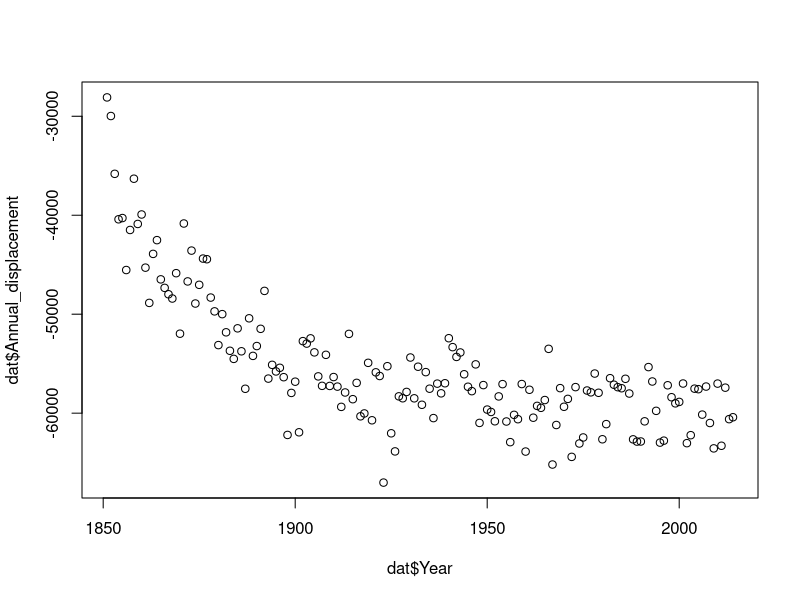
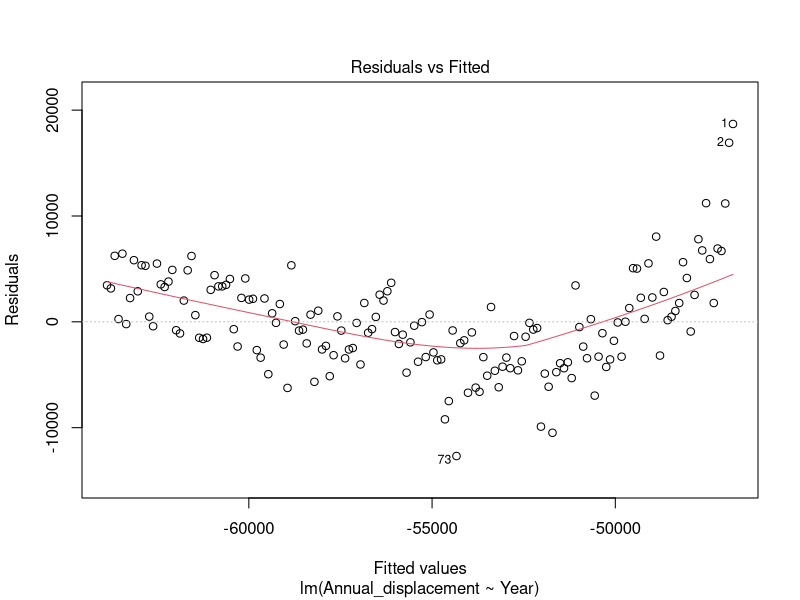
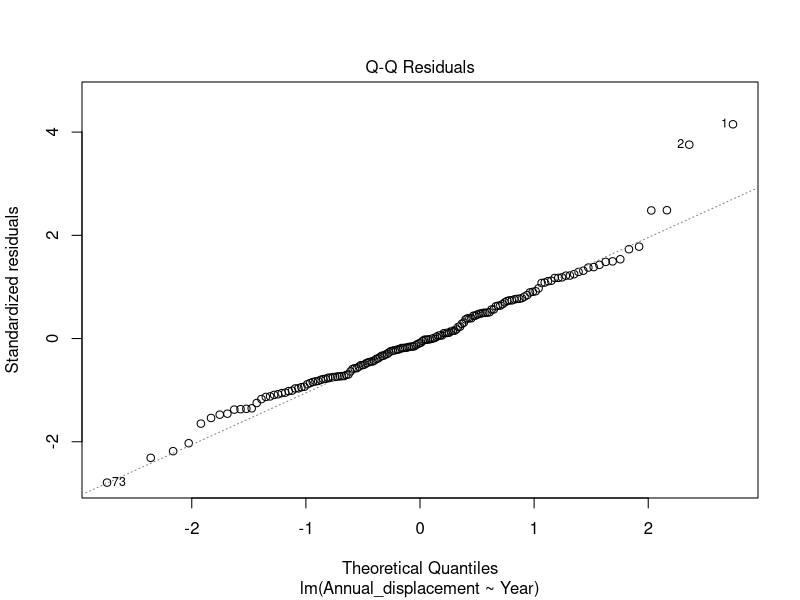
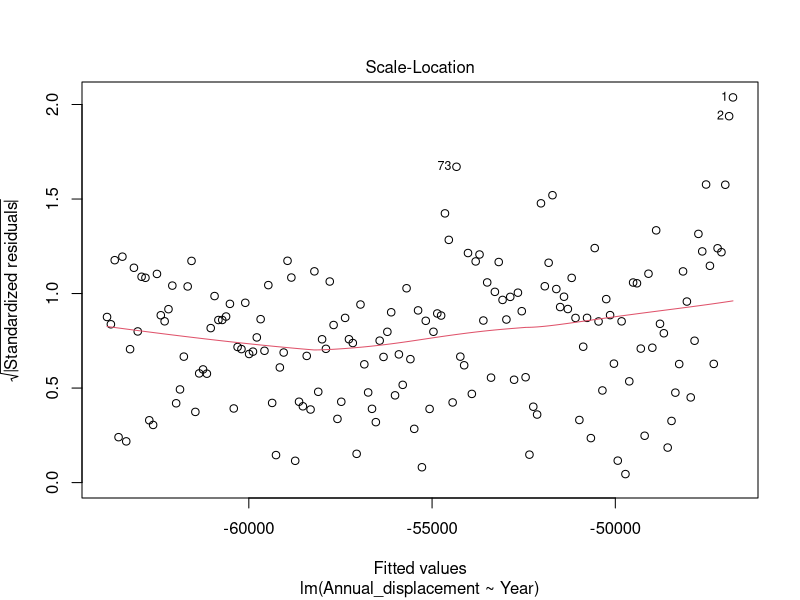
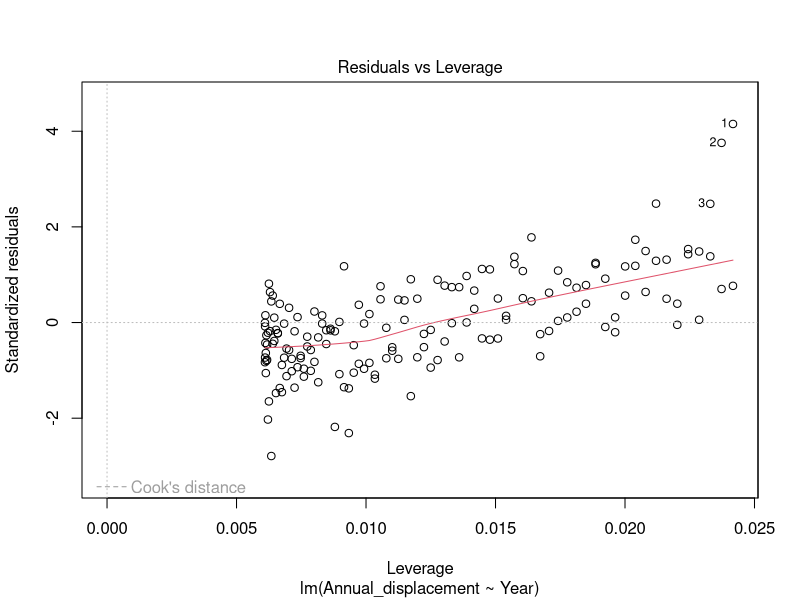
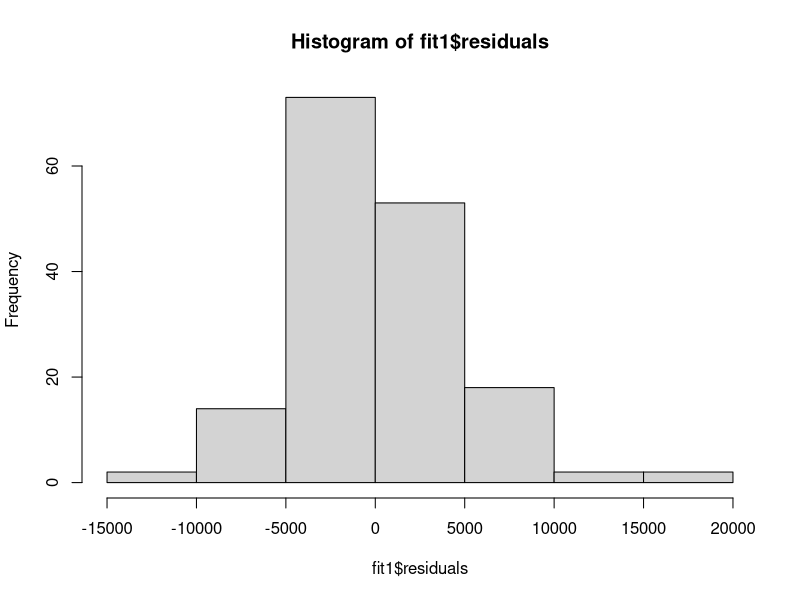
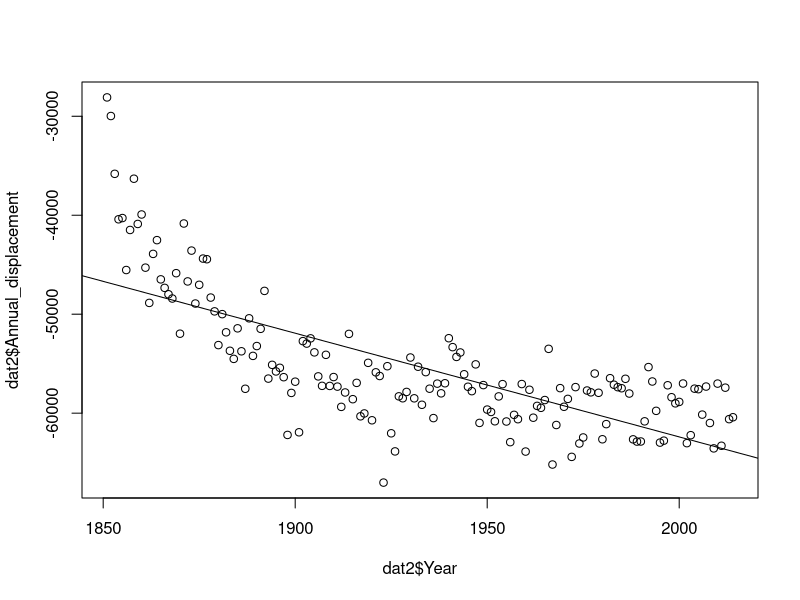
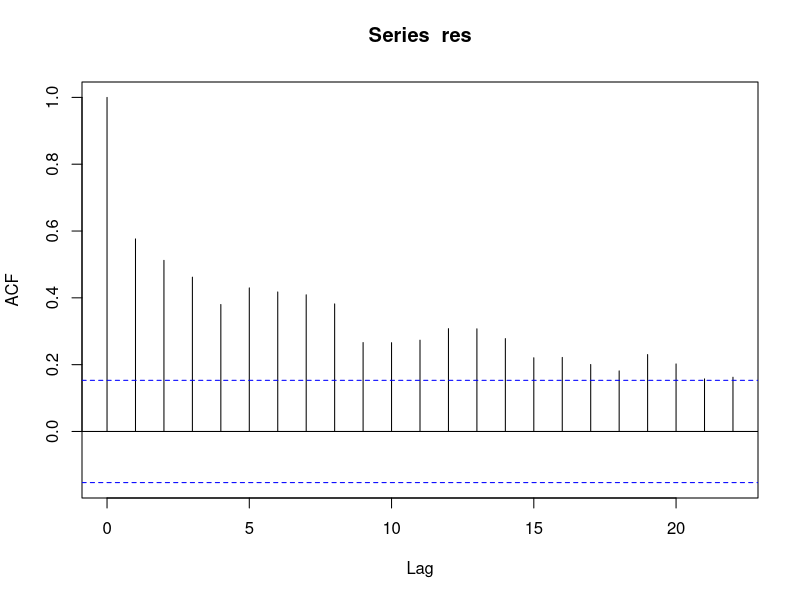

Here is the R script that generated these plots, in order:
# Analysis of modelled wind data

#install.packages(c("effects", "lubridate", "ggplot2", "splines", "dplyr"))

library(lubridate)
library(ggplot2)
library(effects)
library(splines)
library(dplyr)


mydata <- read.csv("Wind Data/135 degree/Sydney_Daily Modelled Wind Data Final 135 degree.csv", header = T)
#soi_data <- read.csv("SOI data long.csv", header = T)

head(mydata)

#mydata <- left_join(mydata, soi_data, by = c("Year", "Month"))

mydata$Date <- paste0(mydata$Year,"-",mydata$Month,"-",mydata$Day)
mydata$Date <- as.Date(mydata$Date)

str(mydata)

dat <- mydata %>% group_by(Year) %>% summarise(Annual_displacement = sum(displacement))
head(dat)

#write.csv(dat, "Iain Annual 135 degree Sydney.csv", row.names = F)

plot(dat$Year, dat$Annual_displacement)

dat2 <- subset(dat, Year >= 1849)
str(dat2)
fit1 <- lm(Annual_displacement ~ Year, data = dat2)
plot(fit1)

hist(fit1$residuals)

# try cooks distance
# #install.packages("olsrr")
# library(olsrr)
# 
# ols_plot_cooksd_bar(fit1)
# ols_plot_cooksd_chart(fit1)
# ols_plot_dfbetas(fit1)
# ols_plot_dffits(fit1)
# ols_plot_resid_stud(fit1) # lots of outliers
# ols_plot_resid_stand(fit1)
# ols_plot_resid_lev(fit1) # but none have particularly large leverage
# ols_plot_resid_stud_fit(fit1)
# ols_plot_hadi(fit1)
# ols_plot_resid_pot(fit1)
# 

summary(fit1) # -17.94 decline per year (p = 0.094)
# 164 * -17 = -2942
anova(fit1)
plot(dat2$Year, dat2$Annual_displacement)
abline(fit1)


res <- residuals(fit1)
acf(res, plot = T)
head(res, type = "pearson")

library(ggfortify)
acf_p <- autoplot(acf(res)) + #simulationOutput$fittedResiduals
  geom_hline(yintercept = 0) +
  ylab('Autocorrelation function')
acf_p

p1 <- ggplot(dat2, aes(x = Year, y = Annual_displacement)) + geom_point() + geom_smooth(method = "lm") +
  theme_classic() + ylab("Annual Displacement") + xlab("Year") +
  theme(axis.title.x = element_text(face="bold", colour="black", size = 18),
        axis.text.x  = element_text(colour="black", size = 12), 
        axis.title.y = element_text(face="bold", colour="black", size = 18),
        axis.text.y  = element_text(colour="black", size = 14),
        axis.ticks = element_line(colour="black"),
        #strip.text = element_text(colour="black", face = "bold", size = 14),
        #strip.background = element_rect(colour = "white"),
        #legend.justification=c(1,0), legend.position="right",
        panel.border = element_rect(colour = "black", fill=NA, size = 1)
        #legend.key.size = unit(1, "cm"),
        #legend.title = element_text(face = "bold", size = 14),
        #legend.text = element_text(size = 12, face = "bold"))
  )
p1

ggsave("plots/Historical SE Wind Change.pdf", height = 14.8, width = 21, units = "cm")
ggsave("plots/Historical SE Wind Change.png", height = 14.8, width = 21, units = "cm", dpi = 600)


### Now do NE Winds
NEdata <- read.csv("Wind Data/45 degree/Sydney_Daily Modelled Wind Data Final 45 degree.csv", header = T)


NEdata$Date <- paste0(NEdata$Year,"-",NEdata$Month,"-",NEdata$Day)
NEdata$Date <- as.Date(NEdata$Date)

str(NEdata)

dat_NE <- NEdata %>% group_by(Year) %>% summarise(Annual_displacement = sum(displacement))
head(dat_NE)

#write.csv(dat_NE, "Iain Annual 45 degree winds Sydney.csv", row.names = F)

plot(dat_NE$Year, dat_NE$Annual_displacement)

dat2_NE <- subset(dat_NE, Year >= 1849)

fit2 <- lm(Annual_displacement ~ Year, data = dat2_NE)
plot(fit2)

hist(fit2$residuals)
# ols_plot_cooksd_bar(fit2)
# ols_plot_cooksd_chart(fit2)
# ols_plot_dfbetas(fit2)
# ols_plot_dffits(fit2)
# ols_plot_resid_stud(fit2)
# ols_plot_resid_stand(fit2)
# ols_plot_resid_lev(fit2) # All have low leverage
# ols_plot_resid_stud_fit(fit2)
# ols_plot_hadi(fit2)
# ols_plot_resid_pot(fit2)

summary(fit2) # increase by 48.307 per year (p < 0.001)
# 48 * 164 = 
anova(fit2)
plot(dat2_NE$Year, dat2_NE$Annual_displacement)
abline(fit2)


res <- residuals(fit2)
acf(res, plot = T)
head(res, type = "pearson")

library(ggfortify)
acf_p <- autoplot(acf(res)) + #simulationOutput$fittedResiduals
  geom_hline(yintercept = 0) +
  ylab('Autocorrelation function')
acf_p


p2 <- ggplot(dat2_NE, aes(x = Year, y = Annual_displacement)) + geom_point() + geom_smooth(method = "lm") +
  theme_classic() + ylab("Annual Displacement") + xlab("Year") +
  theme(axis.title.x = element_text(face="bold", colour="black", size = 18),
        axis.text.x  = element_text(colour="black", size = 12), 
        axis.title.y = element_text(face="bold", colour="black", size = 18),
        axis.text.y  = element_text(colour="black", size = 14),
        axis.ticks = element_line(colour="black"),
        #strip.text = element_text(colour="black", face = "bold", size = 14),
        #strip.background = element_rect(colour = "white"),
        #legend.justification=c(1,0), legend.position="right",
        panel.border = element_rect(colour = "black", fill=NA, size = 1)
        #legend.key.size = unit(1, "cm"),
        #legend.title = element_text(face = "bold", size = 14),
        #legend.text = element_text(size = 12, face = "bold"))
  )
p2


## Try to remove autocorrelation

NEdata <- read.csv("Wind Data/45 degree/Sydney_Daily Modelled Wind Data Final 45 degree.csv", header = T)


NEdata$Date <- paste0(NEdata$Year,"-",NEdata$Month,"-",NEdata$Day)
NEdata$Date <- as.Date(NEdata$Date)

str(NEdata)

dat_NE <- NEdata %>% group_by(Year) %>% summarise(Annual_displacement = sum(displacement))
head(dat_NE)

#write.csv(dat_NE, "Iain Annual 45 degree winds Sydney.csv", row.names = F)

plot(dat_NE$Year, dat_NE$Annual_displacement)

dat2_NE <- subset(dat_NE, Year >= 1849)

fit2 <- lm(Annual_displacement ~ Year, data = dat2_NE)
plot(fit2)

hist(fit2$residuals)
# ols_plot_cooksd_bar(fit2)
# ols_plot_cooksd_chart(fit2)
# ols_plot_dfbetas(fit2)
# ols_plot_dffits(fit2)
# ols_plot_resid_stud(fit2)
# ols_plot_resid_stand(fit2)
# ols_plot_resid_lev(fit2) # All have low leverage
# ols_plot_resid_stud_fit(fit2)
# ols_plot_hadi(fit2)
# ols_plot_resid_pot(fit2)

summary(fit2) # increase by 48.307 per year (p < 0.001)
# 48 * 164 = 
anova(fit2)
plot(dat2_NE$Year, dat2_NE$Annual_displacement)
abline(fit2)


res <- residuals(fit2)
acf(res, plot = T)
head(res, type = "pearson")

dat_NE2 <- dat_NE %>%
  slice(which(row_number() %% 3 == 1))


fit2 <- lm(Annual_displacement ~ Year, data = dat_NE2)
plot(fit2)

hist(fit2$residuals)
# ols_plot_cooksd_bar(fit2)
# ols_plot_cooksd_chart(fit2)
# ols_plot_dfbetas(fit2)
# ols_plot_dffits(fit2)
# ols_plot_resid_stud(fit2)
# ols_plot_resid_stand(fit2)
# ols_plot_resid_lev(fit2) # All have low leverage
# ols_plot_resid_stud_fit(fit2)
# ols_plot_hadi(fit2)
# ols_plot_resid_pot(fit2)

summary(fit2) # increase by 52.64 per year (p = 0.002)
# 48 * 164 = 
anova(fit2)
plot(dat2_NE$Year, dat2_NE$Annual_displacement)
abline(fit2)


res <- residuals(fit2)
acf(res, plot = T)

library(ggfortify)
acf_p <- autoplot(acf(res)) + #simulationOutput$fittedResiduals
  geom_hline(yintercept = 0) +
  ylab('Autocorrelation function')
acf_p


p2 <- ggplot(dat2_NE, aes(x = Year, y = Annual_displacement)) + geom_point() + geom_smooth(method = "lm") +
  theme_classic() + ylab("Annual Displacement") + xlab("Year") +
  theme(axis.title.x = element_text(face="bold", colour="black", size = 18),
        axis.text.x  = element_text(colour="black", size = 12), 
        axis.title.y = element_text(face="bold", colour="black", size = 18),
        axis.text.y  = element_text(colour="black", size = 14),
        axis.ticks = element_line(colour="black"),
        #strip.text = element_text(colour="black", face = "bold", size = 14),
        #strip.background = element_rect(colour = "white"),
        #legend.justification=c(1,0), legend.position="right",
        panel.border = element_rect(colour = "black", fill=NA, size = 1)
        #legend.key.size = unit(1, "cm"),
        #legend.title = element_text(face = "bold", size = 14),
        #legend.text = element_text(size = 12, face = "bold"))
  )
p2


#install.packages("ggpubr")
library(ggpubr)

ggarrange(p1, p2, labels = c("a) SE Winds", "b) NE Winds"), ncol=1)


## Try facet designed plot
dat2_2 <- dat2 %>%
  slice(which(row_number() %% 3 == 1))


fit1 <- lm(Annual_displacement ~ Year, data = dat2_2)
plot(fit1)

hist(fit1$residuals)

# try cooks distance
# #install.packages("olsrr")
# library(olsrr)
# 
# ols_plot_cooksd_bar(fit1)
# ols_plot_cooksd_chart(fit1)
# ols_plot_dfbetas(fit1)
# ols_plot_dffits(fit1)
# ols_plot_resid_stud(fit1) # lots of outliers
# ols_plot_resid_stand(fit1)
# ols_plot_resid_lev(fit1) # but none have particularly large leverage
# ols_plot_resid_stud_fit(fit1)
# ols_plot_hadi(fit1)
# ols_plot_resid_pot(fit1)
# 

summary(fit1) # -0.161 decline per year (p = 0.02)
# 164 * -0.161 = -26
anova(fit1)
plot(dat2_2$Year, dat2_2$Annual_displacement)
abline(fit1)


res <- residuals(fit1)
acf(res, plot = T)
head(res, type = "pearson")



SE <- dat2_2
NE <- dat_NE2

full_data <- bind_rows(list("b) SE Winds" = SE,"a) NE Winds" = NE), .id ="Direction")

p3 <- ggplot(full_data, aes(x = Year, y = Annual_displacement)) + geom_point() + geom_smooth(method = "lm") +
  theme_classic() + ylab("Annual Displacement") + xlab("Year") + 
  facet_wrap(~Direction, scales = "free_y", ncol = 2) +
  theme(axis.title.x = element_text(face="bold", colour="black", size = 18),
        axis.text.x  = element_text(colour="black", size = 14), 
        axis.title.y = element_text(face="bold", colour="black", size = 18),
        axis.text.y  = element_text(colour="black", size = 14),
        axis.ticks = element_line(colour="black"),
        strip.text = element_text(colour="black", face = "bold", size = 14, hjust=0),
        strip.background = element_rect(colour = "white"),
        #legend.justification=c(1,0), legend.position="right",
        panel.border = element_rect(colour = "black", fill=NA, size = 1)
        #legend.key.size = unit(1, "cm"),
        #legend.title = element_text(face = "bold", size = 14),
        #legend.text = element_text(size = 12, face = "bold"))
  )
p3

ggsave("plots/Historical Wind Change3.pdf", height = 14.8, width = 21, units = "cm")
ggsave("plots/Historical Wind Change3.png", height = 14.8, width = 21, units = "cm", dpi = 600)


#mydata$Time <- ymd_hms(mydata$Time, tz="GMT")

#p <- ggplot(mydata, aes(Time, Wind.speed.adjusted)) + geom_point() + geom_smooth()
#p
# 
# # Harmonic is to fit Hour and DOY
# Harm <- function (theta, k = 4) {
#   X <- matrix(0, length(theta), 2 * k)
#   nam <- as.vector(outer(c("c", "s"), 1:k, paste, sep = ""))
#   dimnames(X) <- list(names(theta), nam)
#   m <- 0
#   for (j in 1:k) {
#     X[, (m <- m + 1)] <- cos(j * theta)
#     X[, (m <- m + 1)] <- sin(j * theta)
#   }
#   X
# }
# 
# # Make cyclic month and hour and day of year
# mydata$Harm_Month <- (mydata$Month/12) * 2 * pi
# #mydata$Harm_Hour <- (mydata$Hour/24) * 2 * pi
# mydata$DayofYear <- yday(mydata$Date)
# mydata$Harm_DayofYear <- (mydata$DayofYear/366) * 2 * pi
# 
# head(mydata)
# str(mydata)
# 
# p1 <- ggplot(mydata, aes(Date, displacement)) + geom_point(alpha = 0.2) + geom_smooth() +
#   ylab("Monthly Onshore Displacement (km)") + theme_classic()
# p1
# 
# 
# # 
# # Linear Modelling
# # Tested log10 response doesn't work - very poor model assumptions
# 
# fit1 <- lm(displacement ~ Date, data = mydata)
# plot(fit1)
# summary(fit1)
# plot(allEffects(fit1))
# 
# 
# # Need to scale winds again
# 
# 
# 
# # fit2 <- lm(Wind.speed.adjusted ~ Year, data = mydata)
# # summary(fit2)
# # plot(allEffects(fit2))
# # 
# # 
# # fit3 <- lm(Wind.speed.adjusted ~ Year + Harm(Harm_Month, k = 1), data = mydata)
# # summary(fit3)
# # plot(allEffects(fit3))
# # 
# # fit4 <- lm(Wind.speed.adjusted ~ Year + Harm(Harm_Month, k = 1) + Harm(Harm_Hour, k = 1), data = mydata)
# # summary(fit4)
# # plot(allEffects(fit4))
# # plot(fit4)
# # 
# # fit5 <- lm(Wind.speed.adjusted ~ Year + Harm(Harm_DayofYear, k = 1) + Harm(Harm_Hour, k = 1) + SOI, data = mydata)
# # summary(fit5)
# # plot(allEffects(fit5))
# # plot(fit5)
# # 
# # # Raw speed - No sign adjustment - Year pattern flips
# # fit6 <- lm(Speed_km_hr ~ Year + Harm(Harm_DayofYear, k = 1) + Harm(Harm_Hour, k = 1), data = mydata)
# # summary(fit6)
# # plot(allEffects(fit6))
# # plot(fit5)
# 
# 
# ### Trying monthly bins like other analysis
# 
# dat <- mydata %>% group_by(Year, Month) %>%
#   summarise(displacement = ((sum(Wind.speed.adjusted, na.rm = TRUE)*3)), SOI_mean = mean(SOI), count = n())
# 
# dat$Harm_Month <- (dat$Month/12) * 2 * pi
# head(dat)
# 
# write.csv(dat, "Wind Data/Sydney Modelled Wind Data Final monthly binned.csv", row.names = FALSE)
# 
# ### Now try analysis again
# 
# fit1 <- lm(displacement ~ Year, data = dat)
# plot(fit1)
# summary(fit1)
# plot(allEffects(fit1))
# 
# fit2 <- lm(displacement ~ Year + Harm(Harm_Month, k = 2), data = dat)
# plot(fit2)
# summary(fit2)
# plot(allEffects(fit2))
# 
# fit3 <- lm(displacement ~ Harm(Harm_Month, k = 2), data = dat)
# plot(fit3)
# summary(fit3)
# plot(allEffects(fit3))
# AIC(fit3)
# 
# k <- length(coef(fit2))
# k
# 
# n <- nrow(dat)
# n
# 
# fit2_AIC <- AIC(fit2, k = k)
# fit2_AICc <- (fit2_AIC + ((2 * (k + 1))/(n - k - 1)))
# fit2_AICc
# 
# fit5 <- lm(displacement ~ Year + Harm(Harm_Month, k = 2) + SOI_mean, data = dat)
# plot(fit5)
# summary(fit5)
# plot(allEffects(fit5))
# AIC(fit5)
# 
# k <- length(coef(fit5))
# k
# 
# n <- nrow(dat)
# n
# 
# fit5_AIC <- AIC(fit5, k = k)
# fit5_AICc <- (fit5_AIC + ((2 * (k + 1))/(n - k - 1)))
# fit5_AICc
# 
# p1 <- ggplot(dat, aes(Year, displacement)) + geom_point(alpha = 0.2) + geom_smooth(method = "lm") +
#   ylab("Monthly Onshore Displacement (km)") + theme_classic()
# p1
# 
# p2 <- ggplot(dat, aes(Year, displacement)) + geom_point(alpha = 0.2) + geom_smooth(method = "lm") +
#   ylab("Monthly Onshore Displacement (km)") + theme_classic() + facet_wrap(~Month)
# p2
# 
# p3 <- ggplot(dat, aes(Year, displacement)) + geom_point(alpha = 0.2) + geom_smooth() +
#   ylab("Monthly Onshore Displacement (km)") + theme_classic()
# p3
# 
# p3 <- ggplot(dat, aes(Month, displacement)) + geom_point(alpha = 0.2) + geom_smooth() +
#   ylab("Monthly Onshore Displacement (km)") + theme_classic()
# p3
# 
# p3 <- ggplot(dat, aes(Month, displacement)) + geom_point(alpha = 0.2) + geom_smooth() +
#   ylab("Monthly Onshore Displacement (km)") + theme_classic() + facet_wrap(~Year)
# p3
# 
# 
# #### Testing on specific months
# # January - July
# 
# dat2 <- subset(dat, Month <= 7)
# 
# fit1_sm <- lm(displacement ~ Year , data = dat2) #+ SOI_mean
# plot(fit1_sm)
# summary(fit1_sm)
# plot(allEffects(fit1_sm))
# 
# p_Jan_July <- ggplot(dat2, aes(Year, displacement)) + geom_point(alpha = 0.2) + geom_smooth(method = "lm") +
#   ylab("Monthly Onshore Displacement (km)") + theme_classic()
# p_Jan_July
# 
# # April - September
# dat3 <- subset(dat, Month <= 9 & Month >= 4)
# 
# fit2_sm <- lm(displacement ~ Year , data = dat3) # + SOI_mean
# plot(fit2_sm)
# summary(fit2_sm)
# plot(allEffects(fit2_sm))
# 
# p_April_Sept <- ggplot(dat3, aes(Year, displacement)) + geom_point(alpha = 0.2) + geom_smooth(method = "lm") +
#   ylab("Monthly Onshore Displacement (km)") + theme_classic()
# p_April_Sept
# 
# # April - July
# dat4 <- subset(dat, Month >= 4 & Month <= 7)
# 
# fit4_sm <- lm(displacement ~ Year , data = dat4)
# plot(fit4_sm)
# summary(fit4_sm)
# plot(allEffects(fit4_sm))
# 
# p_April_July <- ggplot(dat4, aes(Year, displacement)) + geom_point(alpha = 0.2) + geom_smooth(method = "lm") +
#   ylab("Monthly Onshore Displacement (km)") + theme_classic()
# p_April_July
# 
# # July - August
# dat5 <- subset(dat, Month >= 7 & Month <= 8)
# 
# fit5_sm <- lm(displacement ~ Year , data = dat5)
# plot(fit5_sm)
# summary(fit5_sm)
# plot(allEffects(fit5_sm))
# 
# p_July_August <- ggplot(dat5, aes(Year, displacement)) + geom_point(alpha = 0.2) + geom_smooth(method = "lm") +
#   ylab("Monthly Onshore Displacement (km)") + theme_classic()
# p_July_August
# 
# 
# # November - April
# dat6 <- subset(dat, Month >= 11 | Month <= 4)
# 
# fit6_sm <- lm(displacement ~ Year , data = dat6)
# plot(fit6_sm)
# summary(fit6_sm)
# plot(allEffects(fit6_sm))
# 
# p_November_April <- ggplot(dat6, aes(Year, displacement)) + geom_point(alpha = 0.2) + geom_smooth(method = "lm") +
#   ylab("Monthly Onshore Displacement (km)") + theme_classic()
# p_November_April
# 

# ### Sydney Adjusted coastline
# ### Now do NE Winds
# NEdata <- read.csv("Wind Data/Daily Modelled Sydney 114 deg Wind Data Final.csv", header = T)
# 
# 
# NEdata$Date <- paste0(NEdata$Year,"-",NEdata$Month,"-",NEdata$Day)
# NEdata$Date <- as.Date(NEdata$Date)
# 
# str(NEdata)
# 
# dat_NE <- NEdata %>% group_by(Year) %>% summarise(Annual_displacement = sum(displacement))
# head(dat_NE)
# 
# write.csv(dat_NE, "Iain Annual coastline degree winds Sydney.csv", row.names = F)
